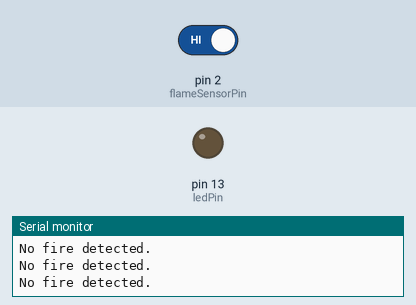
The sketch below on a simulated Arduino Uno, built with avr-gcc and run on an emulated ATmega328P. On the bench: output pins drawn as LEDs (lit = HIGH), the last lines printed to the serial monitor. The test bench sets the inputs (shaded band); at power-on: pin 2 (flameSensorPin) HIGH.

Above: at 1.8 s.
1.9 s: pin 2 (flameSensorPin) driven LOW
At 2.9 s:
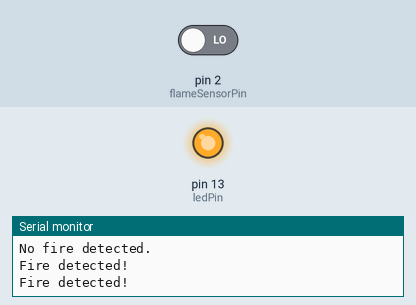
3.5 s: pin 2 (flameSensorPin) driven HIGH
At 4.1 s:
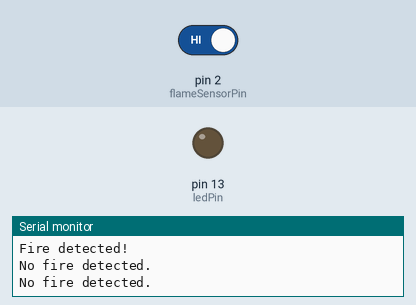
Timing chart, 0 to 6.5 s (numbered marks = the images above; inputs shaded):
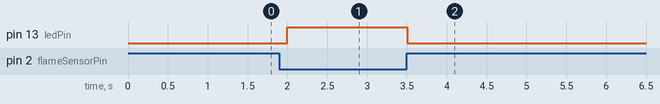

The sketch:

flamesensor.ino
```cpp
//Required Components:
//Arduino UNO
//Flame Sensor
//LED
//220-ohm resistor
//Jumper wires
//Breadboard

//VCC -> Arduino 5V
//GND -> Arduino GND
//D0 -> Arduino digital pin 2 (or A0 for analog)

//Long leg (anode) -> 220-ohm resistor -> Arduino digital pin 13
//Short leg (cathode) -> Arduino GND

const int flameSensorPin = 2;
const int ledPin = 13;

void setup() {
  pinMode(flameSensorPin, INPUT);
  pinMode(ledPin, OUTPUT);
  Serial.begin(9600);
}

void loop() {
  int flameState = digitalRead(flameSensorPin);

  if (flameState == LOW) {
    digitalWrite(ledPin, HIGH);
    Serial.println("Fire detected!");
  } else {
    digitalWrite(ledPin, LOW);
    Serial.println("No fire detected.");
  }

  delay(500);
}
```

Measured:
- after the input at 1.9 s, pin 13 (ledPin): LOW → HIGH after 0.10 s
- after the input at 3.5 s, pin 13 (ledPin): HIGH → LOW at once
